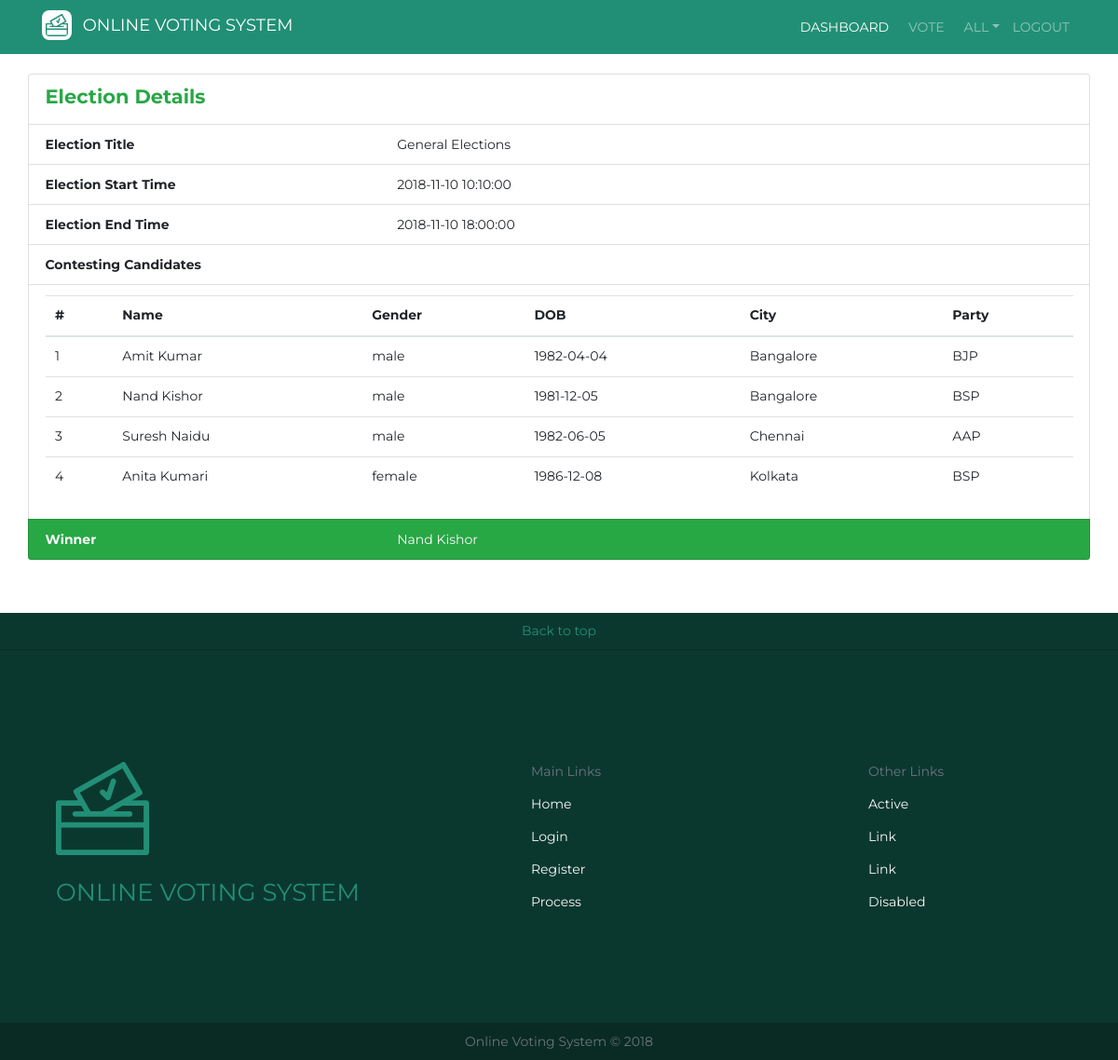
The page /eDetail.php?id=10 on the database its author committed.
### tables this page shows
CREATE TABLE `voter` (
  `voterNo` int(11) NOT NULL,
  `voterID` varchar(11) NOT NULL,
  `voterName` varchar(30) NOT NULL,
  `voterGender` varchar(10) NOT NULL,
  `voterDob` date NOT NULL,
  `voterEmail` varchar(40) NOT NULL,
  `voterPassword` varchar(100) NOT NULL,
  `voterPhone` varchar(11) NOT NULL,
  `voterCity` varchar(20) NOT NULL,
  `voterAddress` varchar(100) NOT NULL,
  `voterIsApproved` int(1) NOT NULL,
  `superAccess` int(1) NOT NULL
);

CREATE TABLE `election` (
  `electionID` int(11) NOT NULL,
  `electionTitle` varchar(60) NOT NULL,
  `startDate` datetime NOT NULL,
  `endDate` datetime NOT NULL
);

CREATE TABLE `participated` (
  `pid` int(11) NOT NULL,
  `electionID` int(11) NOT NULL,
  `canID` int(11) NOT NULL,
  `votes` int(11) NOT NULL
);

CREATE TABLE `candidate` (
  `canID` int(11) NOT NULL,
  `canName` varchar(30) NOT NULL,
  `canGender` varchar(10) NOT NULL,
  `canDob` date NOT NULL,
  `canPhone` varchar(11) NOT NULL,
  `canCity` varchar(20) NOT NULL,
  `canAddress` varchar(100) NOT NULL,
  `canParty` varchar(20) NOT NULL
);

### eDetail.php (the view, shortened to what this page needs)
<?php
  require('connect.php');
  require('header.php');
  $electionID = $_GET['id'];
  $voterNo = $_SESSION["voter"];
  $res1 = mysqli_query($con, "SELECT * FROM voter WHERE voterNo = '$voterNo'");
  $fetchedData = mysqli_fetch_assoc($res1);
  $voterFirstName = explode(' ', trim($fetchedData['voterName']))[0];
  $res2 = mysqli_query($con, "SELECT * FROM election WHERE electionID='$electionID'");
  $fetchedElection = mysqli_fetch_assoc($res2);
?>
<div class="collapse navbar-collapse justify-content-end" id="collapsibleNavId">
      <ul class="navbar-nav mt-2 mt-lg-0" style="font-size: 14px;">
        <li class="nav-item mr-2 active">
          <a class="nav-link" href="dashboard.php">DASHBOARD</a>
        </li>
        <li class="nav-item mr-2">
          <a class="nav-link" href="vote.php">VOTE</a>
        </li>
        <li class="nav-item dropdown">
          <a class="nav-link dropdown-toggle" data-toggle="dropdown" href="#" role="button" aria-haspopup="true" aria-expanded="false"><?php echo strtoupper($voterFirstName); ?></a>
        </li>
        <li class="nav-item">
          <a class="nav-link" href="logout.php">LOGOUT</a>
        </li>
      </ul>
    </div>
  </div>
</nav>
<section style="height: 600px;">
  <div class="container">
    <div class="row">
      <ul class="list-group mt-4"  style="width: 100%;">
        <li class="list-group-item">
          <div class="row">
            <div class="col-4"><h4 class="text-success font-weight-bold">Election Details</h4></div>
          </div>
        </li>
        <li class="list-group-item">
          <div class="row">
            <div class="col-4 font-weight-bold">Election Title</div>
          <div class="col-8"><?php echo $fetchedElection['electionTitle']; ?></div>
          </div>
        </li>
        <li class="list-group-item">
          <div class="row">
            <div class="col-4 font-weight-bold">Election Start Time</div>
          <div class="col-8"><?php echo $fetchedElection['startDate']; ?></div>
          </div>
        </li>
        <li class="list-group-item">
          <div class="row">
            <div class="col-4 font-weight-bold">Election End Time</div>
          <div class="col-8"><?php echo $fetchedElection['endDate']; ?></div>
          </div>
        </li>
        <li class="list-group-item">
          <div class="row">
            <div class="col-4 font-weight-bold">Contesting Candidates</div>
          </div>
        </li>
        <li class="list-group-item">
          <table class="table">
            <thead class="thead-secondary">
              <tr>
                <th scope="col">#</th>
                <th scope="col">Name</th>
                <th scope="col">Gender</th>
                <th scope="col">DOB</th>
                <th scope="col">City</th>
                <th scope="col">Party</th>
              </tr>
            </thead>
            <tbody>
            <?php
            $i = 1;
            $res3 = mysqli_query($con, "SELECT * FROM participated WHERE electionID='$electionID'");
            while ($fetchedData = mysqli_fetch_assoc($res3)) {
              $canID = $fetchedData['canID'];
              $res4 = mysqli_query($con, "SELECT * FROM candidate WHERE canID='$canID'");
              $fetchedCandidate = mysqli_fetch_assoc($res4);
              echo '<tr><td>' . $i . '</td><td>' . $fetchedCandidate['canName'] . '</td><td>' . $fetchedCandidate['canGender'] . '</td><td>' . $fetchedCandidate['canDob'] . '</td><td>' . $fetchedCandidate['canCity'] . '</td><td>' . $fetchedCandidate['canParty'] . '</td></tr>';
              $i++;
            }
            ?>
            </tbody>
          </table>
        </li>
        <li class="list-group-item bg-success text-light">
          <div class="row">
            <div class="col-4 font-weight-bold">Winner</div>
          <div class="col-8">
            <?php
              $res5 = mysqli_query($con, "SELECT canID FROM participated WHERE electionID='$electionID' AND votes = (SELECT MAX(votes) FROM participated WHERE electionID='$electionID')");
              $fetchedWinner = mysqli_fetch_array($res5);
              $canWinner = $fetchedWinner[0];
              $res6 = mysqli_query($con, "SELECT canName FROM candidate WHERE canID='$canWinner'");
              $fetchedName = mysqli_fetch_array($res6);
              echo $fetchedName[0];
            ?>
          </div>
          </div>
        </li>
      </ul>
    </div>
  </div>
</section>
<?php
  require('footer.php');
?>

### css/style.css (style rules this page uses)
* { font-family: 'Montserrat', sans-serif !important; font-size: 14px; }

### rows shown on the page
voter: voterName "ALL"
election: electionTitle "General Elections", startDate "2018-11-10 10:10:00", endDate "2018-11-10 18:00:00"
participated: canID.canName "Amit Kumar", canID.canGender "male", canID.canDob "1982-04-04", canID.canCity "Bangalore", canID.canParty "BJP"
participated: canID.canName "Nand Kishor", canID.canGender "male", canID.canDob "1981-12-05", canID.canCity "Bangalore", canID.canParty "BSP"
participated: canID.canName "Suresh Naidu", canID.canGender "male", canID.canDob "1982-06-05", canID.canCity "Chennai", canID.canParty "AAP"
participated: canID.canName "Anita Kumari", canID.canGender "female", canID.canDob "1986-12-08", canID.canCity "Kolkata", canID.canParty "BSP"
candidate: canName "Nand Kishor"
